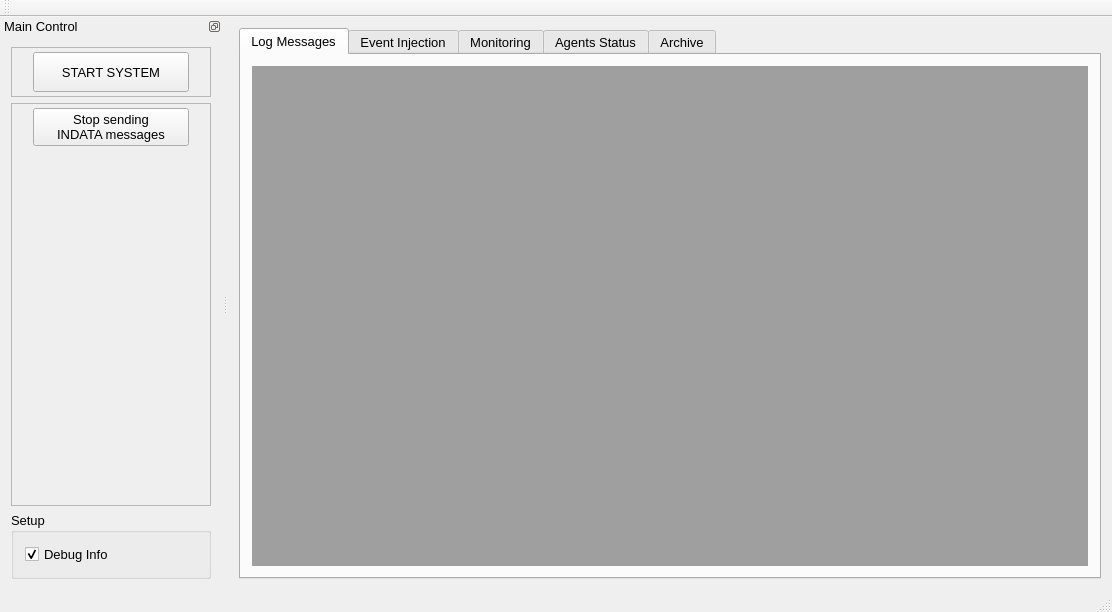
<?xml version="1.0" encoding="UTF-8"?>
<ui version="4.0">
 <class>MainWindow</class>
 <widget class="QMainWindow" name="MainWindow">
  <property name="geometry">
   <rect>
    <x>0</x>
    <y>0</y>
    <width>1112</width>
    <height>612</height>
   </rect>
  </property>
  <property name="font">
   <font>
    <pointsize>10</pointsize>
   </font>
  </property>
  <property name="windowTitle">
   <string>QPF HMI</string>
  </property>
  <widget class="QWidget" name="centralWidget">
   <layout class="QVBoxLayout" name="verticalLayout_11">
    <item>
     <widget class="QTabWidget" name="tabMainWgd">
      <property name="currentIndex">
       <number>0</number>
      </property>
      <property name="movable">
       <bool>true</bool>
      </property>
      <widget class="QWidget" name="tabpgLog">
       <attribute name="title">
        <string>Log Messages</string>
       </attribute>
       <layout class="QVBoxLayout" name="verticalLayout_3">
        <item>
         <widget class="QMdiArea" name="mdiArea">
          <property name="viewMode">
           <enum>QMdiArea::TabbedView</enum>
          </property>
          <property name="documentMode">
           <bool>true</bool>
          </property>
          <property name="tabsMovable">
           <bool>true</bool>
          </property>
          <property name="tabPosition">
           <enum>QTabWidget::South</enum>
          </property>
         </widget>
        </item>
       </layout>
      </widget>
      <widget class="QWidget" name="tabpgEvtInj">
       <attribute name="title">
        <string>Event Injection</string>
       </attribute>
       <layout class="QVBoxLayout" name="verticalLayout_6">
        <item>
         <widget class="QTabWidget" name="tabEventsToInject">
          <property name="toolTipDuration">
           <number>-1</number>
          </property>
          <property name="currentIndex">
           <number>1</number>
          </property>
          <widget class="QWidget" name="tabpgSingleInData">
           <attribute name="title">
            <string>Single Incoming Data Message</string>
           </attribute>
           <layout class="QVBoxLayout" name="verticalLayout_5">
            <item>
             <layout class="QFormLayout" name="formLayout">
              <item row="0" column="0">
               <widget class="QLabel" name="label">
                <property name="text">
                 <string>Start Time:</string>
                </property>
               </widget>
              </item>
              <item row="0" column="1">
               <layout class="QHBoxLayout" name="horizontalLayout_8" stretch="2,3">
                <item>
                 <widget class="QDateTimeEdit" name="dtStart">
                  <property name="displayFormat">
                   <string>yyyyMMddTHHmmss</string>
                  </property>
                  <property name="calendarPopup">
                   <bool>true</bool>
                  </property>
                 </widget>
                </item>
                <item>
                 <spacer name="horizontalSpacer_9">
                  <property name="orientation">
                   <enum>Qt::Horizontal</enum>
                  </property>
                  <property name="sizeHint" stdset="0">
                   <size>
                    <width>40</width>
                    <height>20</height>
                   </size>
                  </property>
                 </spacer>
                </item>
               </layout>
              </item>
              <item row="1" column="0">
               <widget class="QLabel" name="label_2">
                <property name="text">
                 <string>End Time:</string>
                </property>
               </widget>
              </item>
              <item row="1" column="1">
               <layout class="QHBoxLayout" name="horizontalLayout_9" stretch="2,3">
                <item>
                 <widget class="QDateTimeEdit" name="dtEnd">
                  <property name="displayFormat">
                   <string>yyyyMMddTHHmmss</string>
                  </property>
                  <property name="calendarPopup">
                   <bool>true</bool>
                  </property>
                 </widget>
                </item>
                <item>
                 <spacer name="horizontalSpacer_10">
                  <property name="orientation">
                   <enum>Qt::Horizontal</enum>
                  </property>
                  <property name="sizeHint" stdset="0">
                   <size>
                    <width>40</width>
                    <height>20</height>
                   </size>
                  </property>
                 </spacer>
                </item>
               </layout>
              </item>
              <item row="2" column="0">
               <widget class="QLabel" name="label_5">
                <property name="text">
                 <string>Product Type:</string>
                </property>
               </widget>
              </item>
              <item row="2" column="1">
               <layout class="QHBoxLayout" name="horizontalLayout_4">
                <item>
                 <widget class="QComboBox" name="cboxProdType">
                  <item>
                   <property name="text">
                    <string>CALIB_1</string>
                   </property>
                  </item>
                  <item>
                   <property name="text">
                    <string>CALIB_2</string>
                   </property>
                  </item>
                  <item>
                   <property name="text">
                    <string>PROD_1</string>
                   </property>
                  </item>
                  <item>
                   <property name="text">
                    <string>PROD_2</string>
                   </property>
                  </item>
                  <item>
                   <property name="text">
                    <string>PROD_3</string>
                   </property>
                  </item>
                 </widget>
                </item>
                <item>
                 <spacer name="horizontalSpacer_5">
                  <property name="orientation">
                   <enum>Qt::Horizontal</enum>
                  </property>
                  <property name="sizeHint" stdset="0">
                   <size>
                    <width>40</width>
                    <height>20</height>
                   </size>
                  </property>
                 </spacer>
                </item>
               </layout>
              </item>
              <item row="3" column="0">
               <widget class="QLabel" name="label_6">
                <property name="text">
                 <string>Product Id.:</string>
                </property>
               </widget>
              </item>
              <item row="3" column="1">
               <widget class="QLineEdit" name="edProdId"/>
              </item>
              <item row="4" column="0">
               <widget class="QLabel" name="label_8">
                <property name="text">
                 <string>Product Version:</string>
                </property>
               </widget>
              </item>
              <item row="4" column="1">
               <layout class="QHBoxLayout" name="horizontalLayout_5" stretch="0,5">
                <item>
                 <widget class="QLineEdit" name="edProdVer"/>
                </item>
                <item>
                 <spacer name="horizontalSpacer_6">
                  <property name="orientation">
                   <enum>Qt::Horizontal</enum>
                  </property>
                  <property name="sizeHint" stdset="0">
                   <size>
                    <width>40</width>
                    <height>20</height>
                   </size>
                  </property>
                 </spacer>
                </item>
               </layout>
              </item>
              <item row="5" column="0">
               <widget class="QLabel" name="label_10">
                <property name="text">
                 <string>Product Status:</string>
                </property>
               </widget>
              </item>
              <item row="5" column="1">
               <layout class="QHBoxLayout" name="horizontalLayout_6">
                <item>
                 <widget class="QComboBox" name="cboxProdStatus">
                  <item>
                   <property name="text">
                    <string>OK</string>
                   </property>
                  </item>
                  <item>
                   <property name="text">
                    <string>NOK</string>
                   </property>
                  </item>
                 </widget>
                </item>
                <item>
                 <spacer name="horizontalSpacer_7">
                  <property name="orientation">
                   <enum>Qt::Horizontal</enum>
                  </property>
                  <property name="sizeHint" stdset="0">
                   <size>
                    <width>40</width>
                    <height>20</height>
                   </size>
                  </property>
                 </spacer>
                </item>
               </layout>
              </item>
              <item row="6" column="0">
               <widget class="QLabel" name="label_11">
                <property name="text">
                 <string>URL:</string>
                </property>
               </widget>
              </item>
              <item row="6" column="1">
               <widget class="QLineEdit" name="edURL"/>
              </item>
             </layout>
            </item>
            <item>
             <spacer name="verticalSpacer_2">
              <property name="orientation">
               <enum>Qt::Vertical</enum>
              </property>
              <property name="sizeHint" stdset="0">
               <size>
                <width>20</width>
                <height>111</height>
               </size>
              </property>
             </spacer>
            </item>
            <item>
             <layout class="QHBoxLayout" name="horizontalLayout_7">
              <item>
               <spacer name="horizontalSpacer_8">
                <property name="orientation">
                 <enum>Qt::Horizontal</enum>
                </property>
                <property name="sizeHint" stdset="0">
                 <size>
                  <width>40</width>
                  <height>20</height>
                 </size>
                </property>
               </spacer>
              </item>
              <item>
               <widget class="QPushButton" name="btnSendInDataEvt">
                <property name="text">
                 <string>Send INDATA event</string>
                </property>
               </widget>
              </item>
             </layout>
            </item>
           </layout>
          </widget>
          <widget class="QWidget" name="tabpgMultnData">
           <attribute name="title">
            <string>Multiple Incoming Data Messages</string>
           </attribute>
           <layout class="QVBoxLayout" name="verticalLayout_14">
            <item>
             <layout class="QHBoxLayout" name="horizontalLayout_13" stretch="6,4">
              <item>
               <layout class="QVBoxLayout" name="verticalLayout" stretch="1,10">
                <item>
                 <layout class="QFormLayout" name="formLayout_2">
                  <item row="0" column="0">
                   <widget class="QLabel" name="label_7">
                    <property name="text">
                     <string>Start Time: from</string>
                    </property>
                   </widget>
                  </item>
                  <item row="0" column="1">
                   <widget class="QDateTimeEdit" name="dtStartMult">
                    <property name="displayFormat">
                     <string>yyyyMMddTHHmmss</string>
                    </property>
                    <property name="calendarPopup">
                     <bool>true</bool>
                    </property>
                   </widget>
                  </item>
                  <item row="1" column="0">
                   <widget class="QLabel" name="label_25">
                    <property name="text">
                     <string>to</string>
                    </property>
                    <property name="alignment">
                     <set>Qt::AlignRight|Qt::AlignTrailing|Qt::AlignVCenter</set>
                    </property>
                   </widget>
                  </item>
                  <item row="1" column="1">
                   <widget class="QDateTimeEdit" name="dtEndMult">
                    <property name="displayFormat">
                     <string>yyyyMMddTHHmmss</string>
                    </property>
                    <property name="calendarPopup">
                     <bool>true</bool>
                    </property>
                   </widget>
                  </item>
                  <item row="2" column="0">
                   <widget class="QLabel" name="label_15">
                    <property name="text">
                     <string>every</string>
                    </property>
                   </widget>
                  </item>
                  <item row="2" column="1">
                   <layout class="QHBoxLayout" name="horizontalLayout_11" stretch="0,0,3">
                    <item>
                     <widget class="QComboBox" name="cboxStep">
                      <item>
                       <property name="text">
                        <string>1</string>
                       </property>
                      </item>
                      <item>
                       <property name="text">
                        <string>6</string>
                       </property>
                      </item>
                      <item>
                       <property name="text">
                        <string>12</string>
                       </property>
                      </item>
                      <item>
                       <property name="text">
                        <string>24</string>
                       </property>
                      </item>
                     </widget>
                    </item>
                    <item>
                     <widget class="QLabel" name="label_16">
                      <property name="text">
                       <string>hours</string>
                      </property>
                     </widget>
                    </item>
                    <item>
                     <spacer name="horizontalSpacer_12">
                      <property name="orientation">
                       <enum>Qt::Horizontal</enum>
                      </property>
                      <property name="sizeHint" stdset="0">
                       <size>
                        <width>40</width>
                        <height>20</height>
                       </size>
                      </property>
                     </spacer>
                    </item>
                   </layout>
                  </item>
                  <item row="3" column="0">
                   <widget class="QLabel" name="label_12">
                    <property name="text">
                     <string>Frequency of arrival</string>
                    </property>
                   </widget>
                  </item>
                  <item row="3" column="1">
                   <layout class="QHBoxLayout" name="horizontalLayout_18">
                    <item>
                     <widget class="QComboBox" name="cboxFreq">
                      <item>
                       <property name="text">
                        <string>1</string>
                       </property>
                      </item>
                      <item>
                       <property name="text">
                        <string>5</string>
                       </property>
                      </item>
                      <item>
                       <property name="text">
                        <string>10</string>
                       </property>
                      </item>
                      <item>
                       <property name="text">
                        <string>30</string>
                       </property>
                      </item>
                      <item>
                       <property name="text">
                        <string>60</string>
                       </property>
                      </item>
                     </widget>
                    </item>
                    <item>
                     <widget class="QLabel" name="label_21">
                      <property name="text">
                       <string>seconds</string>
                      </property>
                     </widget>
                    </item>
                    <item>
                     <spacer name="horizontalSpacer_19">
                      <property name="orientation">
                       <enum>Qt::Horizontal</enum>
                      </property>
                      <property name="sizeHint" stdset="0">
                       <size>
                        <width>40</width>
                        <height>20</height>
                       </size>
                      </property>
                     </spacer>
                    </item>
                   </layout>
                  </item>
                  <item row="4" column="0">
                   <widget class="QLabel" name="label_17">
                    <property name="text">
                     <string>Product Status:</string>
                    </property>
                   </widget>
                  </item>
                  <item row="4" column="1">
                   <layout class="QHBoxLayout" name="horizontalLayout_3" stretch="1,10">
                    <item>
                     <widget class="QListWidget" name="lstProductStatus">
                      <property name="selectionMode">
                       <enum>QAbstractItemView::MultiSelection</enum>
                      </property>
                      <item>
                       <property name="text">
                        <string>OK</string>
                       </property>
                      </item>
                      <item>
                       <property name="text">
                        <string>NOK</string>
                       </property>
                      </item>
                     </widget>
                    </item>
                    <item>
                     <spacer name="horizontalSpacer_16">
                      <property name="orientation">
                       <enum>Qt::Horizontal</enum>
                      </property>
                      <property name="sizeHint" stdset="0">
                       <size>
                        <width>40</width>
                        <height>20</height>
                       </size>
                      </property>
                     </spacer>
                    </item>
                   </layout>
                  </item>
                 </layout>
                </item>
                <item>
                 <spacer name="verticalSpacer_5">
                  <property name="orientation">
                   <enum>Qt::Vertical</enum>
                  </property>
                  <property name="sizeHint" stdset="0">
                   <size>
                    <width>20</width>
                    <height>94</height>
                   </size>
                  </property>
                 </spacer>
                </item>
               </layout>
              </item>
              <item>
               <layout class="QVBoxLayout" name="verticalLayout_10" stretch="3,2">
                <item>
                 <layout class="QHBoxLayout" name="horizontalLayout_10">
                  <item>
                   <layout class="QVBoxLayout" name="verticalLayout_8">
                    <item>
                     <widget class="QLabel" name="label_14">
                      <property name="text">
                       <string>Product Type:</string>
                      </property>
                     </widget>
                    </item>
                    <item>
                     <spacer name="verticalSpacer_7">
                      <property name="orientation">
                       <enum>Qt::Vertical</enum>
                      </property>
                      <property name="sizeHint" stdset="0">
                       <size>
                        <width>17</width>
                        <height>48</height>
                       </size>
                      </property>
                     </spacer>
                    </item>
                   </layout>
                  </item>
                  <item>
                   <layout class="QHBoxLayout" name="horizontalLayout_14" stretch="3,2">
                    <item>
                     <widget class="QListWidget" name="lstProductTypes">
                      <property name="selectionMode">
                       <enum>QAbstractItemView::MultiSelection</enum>
                      </property>
                      <item>
                       <property name="text">
                        <string>CALIB_1</string>
                       </property>
                      </item>
                      <item>
                       <property name="text">
                        <string>CALIB_2</string>
                       </property>
                      </item>
                      <item>
                       <property name="text">
                        <string>PROD_1</string>
                       </property>
                      </item>
                      <item>
                       <property name="text">
                        <string>PROD_2</string>
                       </property>
                      </item>
                      <item>
                       <property name="text">
                        <string>PROD_3</string>
                       </property>
                      </item>
                     </widget>
                    </item>
                    <item>
                     <spacer name="horizontalSpacer_15">
                      <property name="orientation">
                       <enum>Qt::Horizontal</enum>
                      </property>
                      <property name="sizeHint" stdset="0">
                       <size>
                        <width>40</width>
                        <height>20</height>
                       </size>
                      </property>
                     </spacer>
                    </item>
                   </layout>
                  </item>
                 </layout>
                </item>
                <item>
                 <spacer name="verticalSpacer_8">
                  <property name="orientation">
                   <enum>Qt::Vertical</enum>
                  </property>
                  <property name="sizeHint" stdset="0">
                   <size>
                    <width>20</width>
                    <height>94</height>
                   </size>
                  </property>
                 </spacer>
                </item>
               </layout>
              </item>
             </layout>
            </item>
            <item>
             <spacer name="verticalSpacer_3">
              <property name="orientation">
               <enum>Qt::Vertical</enum>
              </property>
              <property name="sizeHint" stdset="0">
               <size>
                <width>20</width>
                <height>33</height>
               </size>
              </property>
             </spacer>
            </item>
            <item>
             <layout class="QHBoxLayout" name="horizontalLayout_17">
              <item>
               <spacer name="horizontalSpacer_18">
                <property name="orientation">
                 <enum>Qt::Horizontal</enum>
                </property>
                <property name="sizeHint" stdset="0">
                 <size>
                  <width>40</width>
                  <height>20</height>
                 </size>
                </property>
               </spacer>
              </item>
              <item>
               <widget class="QPushButton" name="btnSendMultInDataEvt">
                <property name="text">
                 <string>Start sending of INDATA messages</string>
                </property>
               </widget>
              </item>
             </layout>
            </item>
           </layout>
          </widget>
          <widget class="QWidget" name="tabpgInDataFromFile">
           <attribute name="title">
            <string>Take In. Data Parameters from file</string>
           </attribute>
           <layout class="QVBoxLayout" name="verticalLayout_9">
            <item>
             <layout class="QVBoxLayout" name="verticalLayout_7">
              <item>
               <layout class="QHBoxLayout" name="horizontalLayout_12">
                <item>
                 <widget class="QLabel" name="label_22">
                  <property name="text">
                   <string>Select Input File:</string>
                  </property>
                 </widget>
                </item>
                <item>
                 <widget class="QLineEdit" name="edInDataParamFile"/>
                </item>
                <item>
                 <widget class="QToolButton" name="btnSelectInDataParamFile">
                  <property name="text">
                   <string>...</string>
                  </property>
                 </widget>
                </item>
               </layout>
              </item>
              <item>
               <layout class="QHBoxLayout" name="horizontalLayout_19">
                <item>
                 <spacer name="horizontalSpacer_11">
                  <property name="orientation">
                   <enum>Qt::Horizontal</enum>
                  </property>
                  <property name="sizeHint" stdset="0">
                   <size>
                    <width>40</width>
                    <height>20</height>
                   </size>
                  </property>
                 </spacer>
                </item>
                <item>
                 <widget class="QLabel" name="label_23">
                  <property name="font">
                   <font>
                    <italic>true</italic>
                   </font>
                  </property>
                  <property name="text">
                   <string>The format of the input file is expected to be a set of rows of ASCII text with fields separated by blanks, with the following meaning:
 - 1st field: &lt;secondsFromStart&gt;
 - 2nd field: &lt;startDate&gt;
 - 3rd field: &lt;endDate&gt;
 - 4th field: &lt;productType&gt;
 - 5th field: &lt;productStatus&gt;</string>
                  </property>
                  <property name="wordWrap">
                   <bool>true</bool>
                  </property>
                 </widget>
                </item>
                <item>
                 <spacer name="horizontalSpacer_13">
                  <property name="orientation">
                   <enum>Qt::Horizontal</enum>
                  </property>
                  <property name="sizeHint" stdset="0">
                   <size>
                    <width>40</width>
                    <height>20</height>
                   </size>
                  </property>
                 </spacer>
                </item>
               </layout>
              </item>
             </layout>
            </item>
            <item>
             <spacer name="verticalSpacer_6">
              <property name="orientation">
               <enum>Qt::Vertical</enum>
              </property>
              <property name="sizeHint" stdset="0">
               <size>
                <width>20</width>
                <height>255</height>
               </size>
              </property>
             </spacer>
            </item>
            <item>
             <layout class="QHBoxLayout" name="horizontalLayout_20">
              <item>
               <spacer name="horizontalSpacer_20">
                <property name="orientation">
                 <enum>Qt::Horizontal</enum>
                </property>
                <property name="sizeHint" stdset="0">
                 <size>
                  <width>40</width>
                  <height>20</height>
                 </size>
                </property>
               </spacer>
              </item>
              <item>
               <widget class="QPushButton" name="btnSendMultInDataEvtFile">
                <property name="text">
                 <string>Start sending of INDATA messages</string>
                </property>
               </widget>
              </item>
             </layout>
            </item>
           </layout>
          </widget>
         </widget>
        </item>
       </layout>
      </widget>
      <widget class="QWidget" name="tabpgMonit">
       <attribute name="title">
        <string>Monitoring</string>
       </attribute>
       <layout class="QVBoxLayout" name="verticalLayout_12">
        <property name="spacing">
         <number>0</number>
        </property>
        <item>
         <widget class="QTreeWidget" name="treeTaskMonit">
          <property name="tabKeyNavigation">
           <bool>true</bool>
          </property>
          <property name="columnCount">
           <number>0</number>
          </property>
         </widget>
        </item>
        <item>
         <widget class="QFrame" name="frame_3">
          <property name="frameShape">
           <enum>QFrame::StyledPanel</enum>
          </property>
          <property name="frameShadow">
           <enum>QFrame::Raised</enum>
          </property>
          <layout class="QHBoxLayout" name="horizontalLayout">
           <property name="spacing">
            <number>6</number>
           </property>
           <property name="leftMargin">
            <number>0</number>
           </property>
           <property name="topMargin">
            <number>0</number>
           </property>
           <property name="rightMargin">
            <number>0</number>
           </property>
           <property name="bottomMargin">
            <number>0</number>
           </property>
           <item>
            <spacer name="horizontalSpacer_14">
             <property name="orientation">
              <enum>Qt::Horizontal</enum>
             </property>
             <property name="sizeHint" stdset="0">
              <size>
               <width>40</width>
               <height>20</height>
              </size>
             </property>
            </spacer>
           </item>
           <item>
            <widget class="QLabel" name="lblLastUpdate">
             <property name="font">
              <font>
               <pointsize>8</pointsize>
              </font>
             </property>
             <property name="text">
              <string/>
             </property>
            </widget>
           </item>
          </layout>
         </widget>
        </item>
       </layout>
      </widget>
      <widget class="QWidget" name="tabAgents">
       <attribute name="title">
        <string>Agents Status</string>
       </attribute>
       <layout class="QVBoxLayout" name="vlyAgents">
        <item>
         <widget class="QScrollArea" name="scrollAreaAgents">
          <property name="widgetResizable">
           <bool>true</bool>
          </property>
          <widget class="QWidget" name="scrollAreaWidgetContents">
           <property name="geometry">
            <rect>
             <x>0</x>
             <y>0</y>
             <width>839</width>
             <height>484</height>
            </rect>
           </property>
          </widget>
         </widget>
        </item>
       </layout>
      </widget>
      <widget class="QWidget" name="tabpgArchive">
       <attribute name="title">
        <string>Archive</string>
       </attribute>
       <layout class="QVBoxLayout" name="verticalLayout_13">
        <item>
         <widget class="QTableView" name="tblvwArchive"/>
        </item>
       </layout>
      </widget>
     </widget>
    </item>
   </layout>
  </widget>
  <widget class="QMenuBar" name="menuBar">
   <property name="geometry">
    <rect>
     <x>0</x>
     <y>0</y>
     <width>1112</width>
     <height>21</height>
    </rect>
   </property>
  </widget>
  <widget class="QToolBar" name="mainToolBar">
   <attribute name="toolBarArea">
    <enum>TopToolBarArea</enum>
   </attribute>
   <attribute name="toolBarBreak">
    <bool>false</bool>
   </attribute>
  </widget>
  <widget class="QStatusBar" name="statusBar"/>
  <widget class="QDockWidget" name="dockMainControl">
   <property name="features">
    <set>QDockWidget::DockWidgetFloatable|QDockWidget::DockWidgetMovable</set>
   </property>
   <property name="allowedAreas">
    <set>Qt::LeftDockWidgetArea|Qt::RightDockWidgetArea</set>
   </property>
   <property name="windowTitle">
    <string>Main Control</string>
   </property>
   <attribute name="dockWidgetArea">
    <number>1</number>
   </attribute>
   <widget class="QWidget" name="dockWidgetContents">
    <layout class="QVBoxLayout" name="verticalLayout_2">
     <item>
      <widget class="QFrame" name="frame">
       <property name="frameShape">
        <enum>QFrame::StyledPanel</enum>
       </property>
       <property name="frameShadow">
        <enum>QFrame::Raised</enum>
       </property>
       <layout class="QHBoxLayout" name="horizontalLayout_15" stretch="1,8,1">
        <property name="leftMargin">
         <number>1</number>
        </property>
        <property name="topMargin">
         <number>4</number>
        </property>
        <property name="rightMargin">
         <number>1</number>
        </property>
        <property name="bottomMargin">
         <number>4</number>
        </property>
        <item>
         <spacer name="horizontalSpacer">
          <property name="orientation">
           <enum>Qt::Horizontal</enum>
          </property>
          <property name="sizeHint" stdset="0">
           <size>
            <width>40</width>
            <height>20</height>
           </size>
          </property>
         </spacer>
        </item>
        <item>
         <widget class="QPushButton" name="btnStart">
          <property name="minimumSize">
           <size>
            <width>100</width>
            <height>40</height>
           </size>
          </property>
          <property name="text">
           <string>START SYSTEM</string>
          </property>
          <property name="checkable">
           <bool>false</bool>
          </property>
         </widget>
        </item>
        <item>
         <spacer name="horizontalSpacer_2">
          <property name="orientation">
           <enum>Qt::Horizontal</enum>
          </property>
          <property name="sizeHint" stdset="0">
           <size>
            <width>17</width>
            <height>20</height>
           </size>
          </property>
         </spacer>
        </item>
       </layout>
      </widget>
     </item>
     <item>
      <widget class="QFrame" name="frame_2">
       <property name="frameShape">
        <enum>QFrame::StyledPanel</enum>
       </property>
       <property name="frameShadow">
        <enum>QFrame::Raised</enum>
       </property>
       <layout class="QVBoxLayout" name="verticalLayout_15">
        <property name="leftMargin">
         <number>1</number>
        </property>
        <property name="topMargin">
         <number>4</number>
        </property>
        <property name="rightMargin">
         <number>1</number>
        </property>
        <property name="bottomMargin">
         <number>4</number>
        </property>
        <item>
         <layout class="QHBoxLayout" name="horizontalLayout_2" stretch="1,8,1">
          <item>
           <spacer name="horizontalSpacer_3">
            <property name="orientation">
             <enum>Qt::Horizontal</enum>
            </property>
            <property name="sizeHint" stdset="0">
             <size>
              <width>40</width>
              <height>20</height>
             </size>
            </property>
           </spacer>
          </item>
          <item>
           <widget class="QPushButton" name="btnStopMultInDataEvt">
            <property name="text">
             <string>Stop sending
INDATA messages</string>
            </property>
           </widget>
          </item>
          <item>
           <spacer name="horizontalSpacer_4">
            <property name="orientation">
             <enum>Qt::Horizontal</enum>
            </property>
            <property name="sizeHint" stdset="0">
             <size>
              <width>40</width>
              <height>20</height>
             </size>
            </property>
           </spacer>
          </item>
         </layout>
        </item>
        <item>
         <spacer name="verticalSpacer">
          <property name="orientation">
           <enum>Qt::Vertical</enum>
          </property>
          <property name="sizeHint" stdset="0">
           <size>
            <width>20</width>
            <height>328</height>
           </size>
          </property>
         </spacer>
        </item>
       </layout>
      </widget>
     </item>
     <item>
      <widget class="QGroupBox" name="groupBox">
       <property name="title">
        <string>Setup</string>
       </property>
       <layout class="QVBoxLayout" name="verticalLayout_4">
        <item>
         <widget class="QCheckBox" name="chkDebugInfo">
          <property name="text">
           <string>Debug Info</string>
          </property>
          <property name="checked">
           <bool>true</bool>
          </property>
         </widget>
        </item>
       </layout>
      </widget>
     </item>
    </layout>
   </widget>
  </widget>
  <action name="actionQuit">
   <property name="text">
    <string>Quit</string>
   </property>
  </action>
  <action name="actionActivate_Debug_Info">
   <property name="checkable">
    <bool>true</bool>
   </property>
   <property name="checked">
    <bool>true</bool>
   </property>
   <property name="text">
    <string>Activate Debug Info</string>
   </property>
  </action>
 </widget>
 <layoutdefault spacing="6" margin="11"/>
 <resources/>
 <connections>
  <connection>
   <sender>dtStartMult</sender>
   <signal>dateTimeChanged(QDateTime)</signal>
   <receiver>dtEndMult</receiver>
   <slot>setDateTime(QDateTime)</slot>
   <hints>
    <hint type="sourcelabel">
     <x>712</x>
     <y>148</y>
    </hint>
    <hint type="destinationlabel">
     <x>712</x>
     <y>179</y>
    </hint>
   </hints>
  </connection>
 </connections>
 <slots>
  <slot>setDebugInfo(bool)</slot>
 </slots>
</ui>
